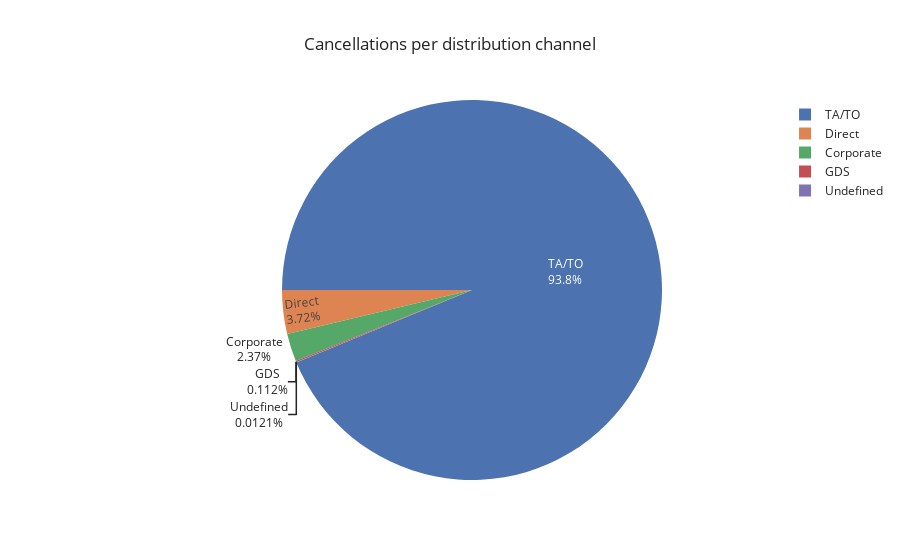

Notebook cell for this chart:
### Code cell
channel=df['distribution_channel'].value_counts()

# pie plot
fig = px.pie(dist_cxl,
             values=dist_cxl.values,
             names=dist_cxl.index,
             title="Cancellations per distribution channel",
             template="seaborn")
fig.update_traces(rotation=-90, textinfo="percent+label")
fig.show()

### Figure 1 — Plotly figure (JSON) as saved in the notebook; plotly's stock layout.template omitted (floating-point values rounded to 4 significant figures)
{"data": [{"domain": {"x": [0, 1], "y": [0, 1]}, "hovertemplate": "index=%{label}<br>value=%{value}<extra></extra>", "labels": ["TA/TO", "Direct", "Corporate", "GDS", "Undefined"], "legendgroup": "", "name": "", "rotation": -90, "showlegend": true, "textinfo": "percent+label", "type": "pie", "values": [31043, 1232, 786, 37, 4]}], "layout": {"legend": {"tracegroupgap": 0}, "title": {"text": "Cancellations per distribution channel"}}}
